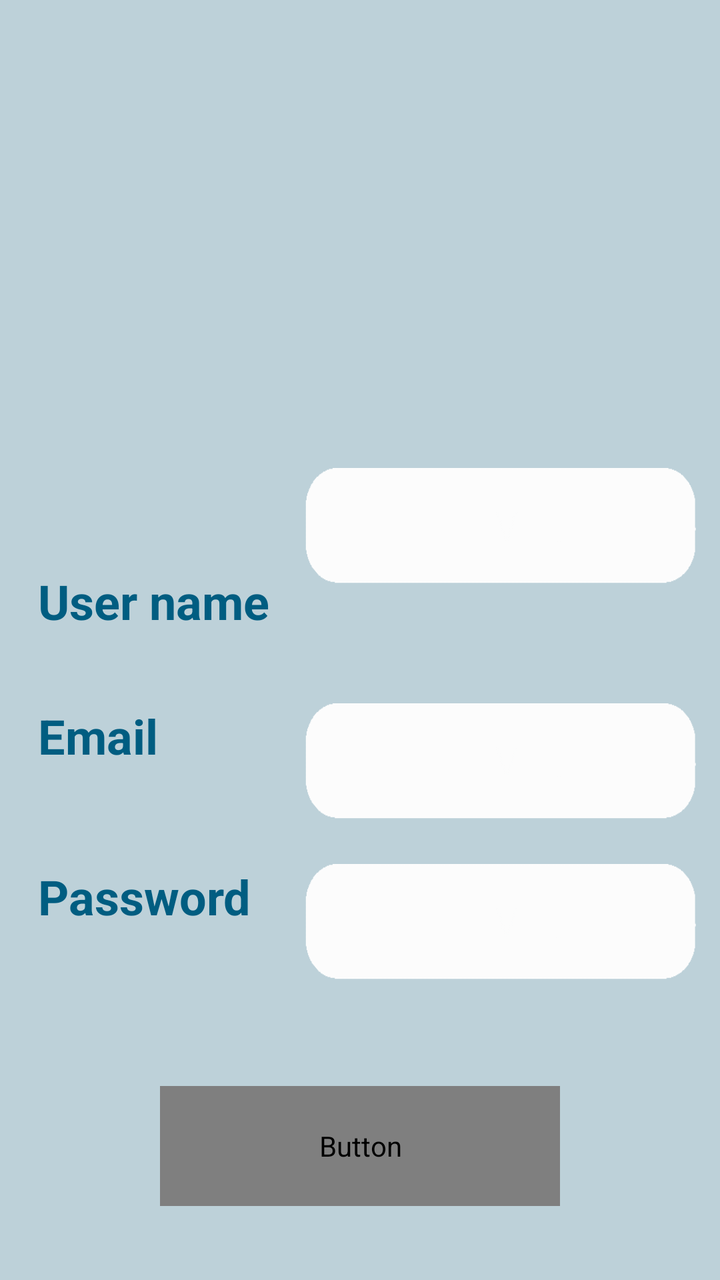
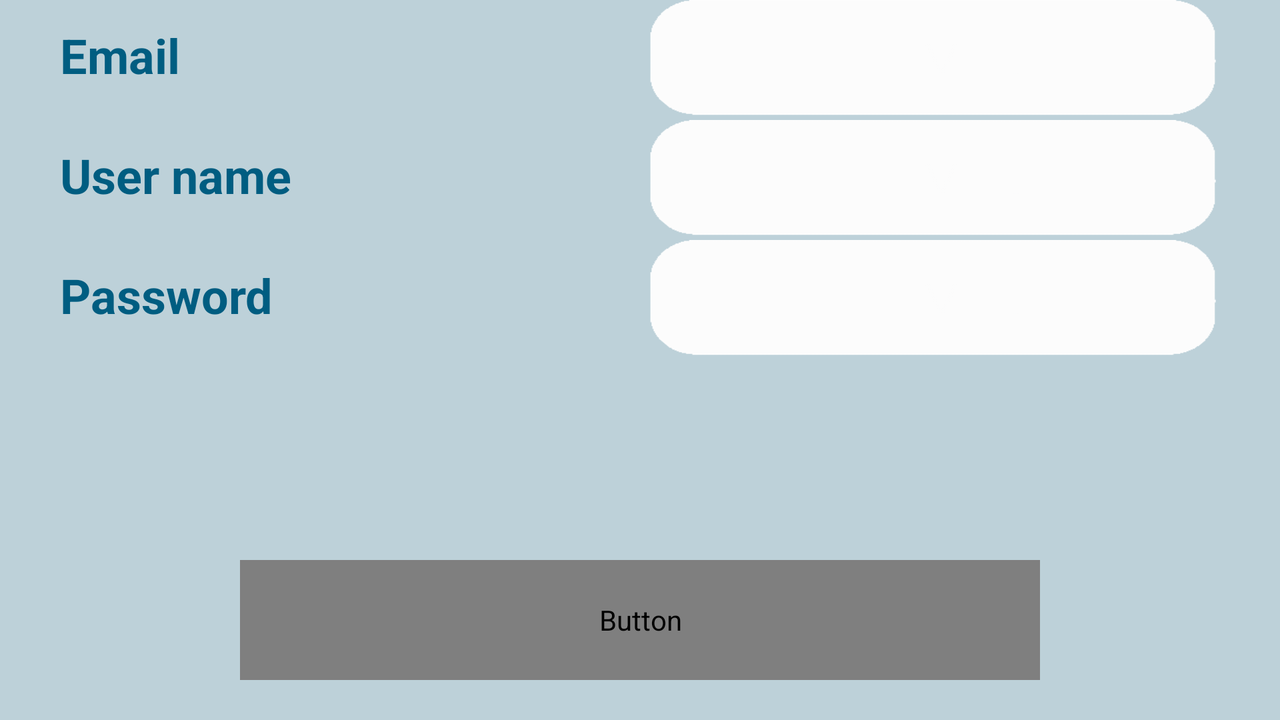

The same Android screen from two of the app's own layout files: first res/layout/ as a phone draws it, then the repository's variant for another configuration, drawn on a device whose configuration selects that folder. Both files follow.
<!-- AndroidManifest.xml: application theme AppTheme -->
<!-- res/layout/activity_register.xml -->
<?xml version="1.0" encoding="utf-8"?>
<RelativeLayout xmlns:android="http://schemas.android.com/apk/res/android"
    xmlns:tools="http://schemas.android.com/tools"
    android:layout_width="match_parent" android:layout_height="match_parent"
    android:background="@color/background">

    <Button
        android:text="@string/sign_up_register_btn"
        android:layout_width="200dp"
        android:layout_height="60dp"
        android:id="@+id/SignupBtnField"
        android:background="@drawable/button"
        android:layout_marginBottom="37dp"
        android:fontFamily="sans-serif"
        android:textStyle="normal|bold"
        android:textSize="20sp"
        android:textColor="@color/common_google_signin_btn_text_dark_default"
        android:layout_alignParentBottom="true"
        android:layout_centerHorizontal="true" />

    <EditText
        android:layout_width="200dp"
        android:layout_height="60dp"
        android:inputType="textPassword"
        android:ems="10"
        android:id="@+id/PasswordField"
        android:background="@drawable/edittextborder"
        android:layout_marginBottom="51dp"
        android:layout_above="@+id/SignupBtnField"
        android:layout_toRightOf="@+id/textView5"
        android:layout_toEndOf="@+id/textView5"
        android:layout_marginLeft="24dp"
        android:layout_marginStart="24dp"
        android:paddingLeft="20dp"
        android:textColor="@color/text"
        android:textColorHint="@color/text"
        android:textColorLink="@color/text" />

    <EditText
        android:layout_width="200dp"
        android:layout_height="60dp"
        android:inputType="textEmailAddress"
        android:ems="10"
        android:id="@+id/EmailField"
        android:background="@drawable/edittextborder"
        android:layout_alignTop="@+id/textView4"
        android:layout_alignLeft="@+id/PasswordField"
        android:layout_alignStart="@+id/PasswordField"
        android:paddingLeft="20dp"
        android:textColor="@color/text"
        android:textColorHint="@color/text"
        android:textColorLink="@color/text" />

    <TextView
        android:text="Password"
        android:layout_width="wrap_content"
        android:layout_height="wrap_content"
        android:id="@+id/textView5"
        android:textColor="@color/text"
        android:textStyle="normal|bold"
        android:textSize="24sp"
        android:layout_marginLeft="19dp"
        android:layout_marginStart="19dp"
        android:layout_below="@+id/textView4"
        android:layout_alignParentLeft="true"
        android:layout_alignParentStart="true" />

    <TextView
        android:text="User name"
        android:layout_width="wrap_content"
        android:layout_height="wrap_content"
        android:id="@+id/textView3"
        android:textColor="@color/text"
        android:textStyle="normal|bold"
        android:textSize="24sp"
        android:layout_marginBottom="35dp"
        android:layout_above="@+id/textView4"
        android:layout_alignLeft="@+id/textView4"
        android:layout_alignStart="@+id/textView4" />

    <TextView
        android:text="Email"
        android:layout_width="wrap_content"
        android:layout_height="wrap_content"
        android:id="@+id/textView4"
        android:textColor="@color/text"
        android:textStyle="normal|bold"
        android:textSize="24sp"

        android:layout_marginBottom="48dp"
        android:layout_above="@+id/PasswordField"
        android:layout_alignLeft="@+id/textView5"
        android:layout_alignStart="@+id/textView5" />

    <EditText
        android:layout_width="200dp"
        android:layout_height="60dp"
        android:inputType="textPersonName"
        android:ems="10"
        android:id="@+id/UserNameField"
        android:background="@drawable/edittextborder"
        android:paddingLeft="20dp"
        android:textColorHint="@color/text"
        android:textColorLink="@color/text"
        android:textColor="@color/text"
        android:layout_alignBaseline="@+id/textView3"
        android:layout_alignBottom="@+id/textView3"
        android:layout_alignLeft="@+id/EmailField"
        android:layout_alignStart="@+id/EmailField" />
</RelativeLayout>
<!-- resources referenced by this layout -->
<resources>
  <color name="background">#bdd1d9</color>
  <color name="text">#005d81</color>
  <!-- drawable button: png bitmap (drawable, 10106 bytes) -->
  <!-- drawable edittextborder: png bitmap (drawable, 1066 bytes) -->
  <string name="sign_up_register_btn">Sign up</string>
  <style name="AppTheme" parent="Theme.AppCompat.Light.DarkActionBar">
          <item name="android:actionOverflowButtonStyle">@style/OverFlow</item>
  
          
          <item name="colorPrimary">#BDD1D9</item>
          <item name="colorPrimaryDark">@color/colorPrimaryDark</item>
          <item name="colorAccent">@color/colorAccent</item>
      </style>
  <style name="OverFlow" parent="@android:style/Widget.Holo.ActionButton.Overflow">
          <item name="android:src">@drawable/menu</item>
      </style>
  <color name="colorPrimaryDark">#303F9F</color>
  <color name="colorAccent">#C62F2B</color>
  <!-- drawable menu: png bitmap (drawable, 1072 bytes) -->
</resources>
<!-- res/layout-land/activity_register.xml (the repository's variant of the layout above) -->
<!-- drawn on the phone turned sideways -->
<?xml version="1.0" encoding="utf-8"?>
<RelativeLayout xmlns:android="http://schemas.android.com/apk/res/android"
    xmlns:tools="http://schemas.android.com/tools"
    android:layout_width="match_parent" android:layout_height="match_parent"
    android:background="@color/background">

    <LinearLayout
        android:orientation="vertical"
        android:layout_width="match_parent"
        android:layout_height="match_parent"
        android:layout_alignParentTop="true"
        android:layout_alignParentLeft="true"
        android:layout_alignParentStart="true"
        android:layout_marginEnd="30dp"
        android:layout_marginLeft="30dp"
        android:layout_marginRight="30dp"
        android:layout_marginStart="30dp">

        <LinearLayout
            android:orientation="horizontal"
            android:layout_width="match_parent"
            android:layout_height="wrap_content">

            <TextView
                android:text="Email"
                android:layout_width="match_parent"
                android:layout_height="wrap_content"
                android:id="@+id/textView4"
                android:textColor="@color/text"
                android:textStyle="normal|bold"
                android:textSize="24sp"

                android:layout_weight="1" />

            <EditText
                android:layout_width="match_parent"
                android:layout_height="60dp"
                android:inputType="textEmailAddress"
                android:ems="10"
                android:id="@+id/EmailField"
                android:background="@drawable/edittextborder"
                android:textColor="@color/text"
                android:textColorHint="@color/text"
                android:textColorLink="@color/text"
                android:layout_weight="1"
                android:paddingLeft="20dp" />
        </LinearLayout>

        <LinearLayout
            android:orientation="horizontal"
            android:layout_width="match_parent"
            android:layout_height="wrap_content">

            <TextView
                android:text="User name"
                android:layout_width="match_parent"
                android:layout_height="wrap_content"
                android:id="@+id/textView3"
                android:textColor="@color/text"
                android:textStyle="normal|bold"
                android:textSize="24sp"
                android:layout_weight="1" />

            <EditText
                android:layout_width="match_parent"
                android:layout_height="60dp"
                android:inputType="textPersonName"
                android:ems="10"
                android:id="@+id/UserNameField"
                android:background="@drawable/edittextborder"
                android:textColorHint="@color/text"
                android:textColorLink="@color/text"
                android:textColor="@color/text"
                android:layout_weight="1"
                android:paddingLeft="20dp" />
        </LinearLayout>

        <LinearLayout
            android:orientation="horizontal"
            android:layout_width="match_parent"
            android:layout_height="wrap_content">

            <TextView
                android:text="Password"
                android:layout_width="match_parent"
                android:layout_height="wrap_content"
                android:id="@+id/textView5"
                android:textColor="@color/text"
                android:textStyle="normal|bold"
                android:textSize="24sp"
                android:layout_alignParentLeft="true"
                android:layout_alignParentStart="true"
                android:layout_weight="1" />

            <EditText
                android:layout_width="match_parent"
                android:layout_height="60dp"
                android:inputType="textPassword"
                android:ems="10"
                android:id="@+id/PasswordField"
                android:background="@drawable/edittextborder"
                android:textColor="@color/text"
                android:textColorHint="@color/text"
                android:textColorLink="@color/text"
                android:layout_weight="1"
                android:paddingLeft="20dp" />

        </LinearLayout>

        <Space
            android:layout_width="match_parent"

            android:layout_height="20dp"
            android:layout_weight="0.26" />

        <Button
            android:text="@string/sign_up_register_btn"
            android:layout_height="60dp"
            android:id="@+id/SignupBtnField"
            android:background="@drawable/button"
            android:fontFamily="sans-serif"
            android:textStyle="normal|bold"
            android:textSize="20sp"
            android:textColor="@color/common_google_signin_btn_text_dark_default"
            android:layout_alignParentBottom="true"
            android:layout_centerHorizontal="true"
            android:layout_width="400dp"
            android:layout_gravity="center_horizontal" />

        <Space
            android:layout_width="match_parent"
            android:layout_height="20dp" />
    </LinearLayout>

</RelativeLayout>
